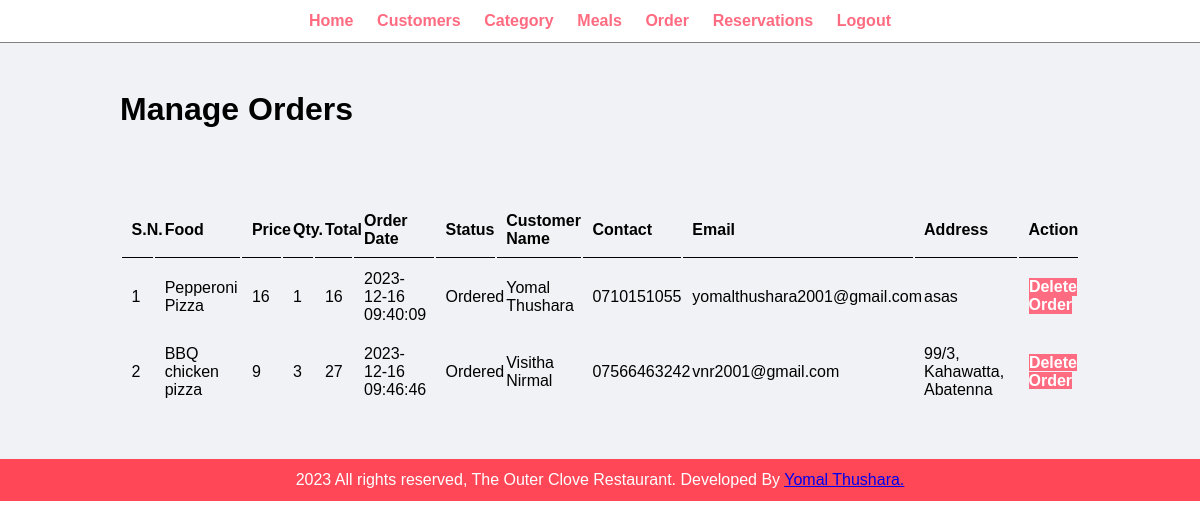
The page /Admin/manageOrders.php on the database its author committed.
### tables this page shows
CREATE TABLE `orders` (
  `orderId` int(10) UNSIGNED NOT NULL,
  `orderMeal` varchar(150) NOT NULL,
  `orderPrice` decimal(10,0) NOT NULL,
  `orderQty` int(11) NOT NULL,
  `orderTotal` decimal(10,0) NOT NULL,
  `orderDate` datetime NOT NULL,
  `orderStatus` varchar(50) NOT NULL,
  `costomerName` varchar(150) NOT NULL,
  `customerContact` varchar(20) NOT NULL,
  `customerEmail` varchar(150) NOT NULL,
  `customerAddress` varchar(255) NOT NULL
);

### Admin/manageOrders.php (the view, shortened to what this page needs)
<?php
    include './others/menu.php';
?>
<div class="main-content">
    <div class="wrapper">
        <h1>Manage Orders</h1>
        <br /> <br />
        <br><br>
        <table class="tbl-full">
            <tr>
                <th>S.N.</th>
                <th>Food</th>
                <th>Price</th>
                <th>Qty.</th>
                <th>Total</th>
                <th>Order Date</th>
                <th>Status</th>
                <th>Customer Name</th>
                <th>Contact</th>
                <th>Email</th>
                <th>Address</th>
                <th>Action</th>
            </tr>
            <?php
                $sql = "SELECT * FROM orders";
                $res = mysqli_query($conn, $sql);
                $count = mysqli_num_rows($res);
                $sn = 1;
                if($count > 0){
                    while($row = mysqli_fetch_assoc($res)){
                        $food = $row['orderMeal'];
                        $price = $row['orderPrice'];
                        $qty = $row['orderQty'];
                        $total = $row['orderTotal'];
                        $order_date = $row['orderDate'];
                        $status = $row['orderStatus'];
                        $customer_name = $row['costomerName'];
                        $customer_contact = $row['customerContact'];
                        $customer_email = $row['customerEmail'];
                        $customer_address = $row['customerAddress'];
                        ?>
                            <tr>
                                <td><?php echo $sn++; ?></td>
                                <td><?php echo $food; ?></td>
                                <td><?php echo $price; ?></td>
                                <td><?php echo $qty; ?></td>
                                <td><?php echo $total; ?></td>
                                <td><?php echo $order_date; ?></td>
                                <td>
                                    <?php
                                        if($status=="Ordered"){
                                            echo "<label>$status</label>";
                                        }
                                        elseif($status=="Delivery"){
                                            echo "<label style='color: orange'>$status</label>";
                                        }
                                        elseif($status=="Delivered "){
                                            echo "<label style='color: green'>$status</label>";
                                        }
                                        elseif($status=="Cancelled "){
                                            echo "<label style='color: red'>$status</label>";
                                        }
                                    ?>
                                </td>
                                <td><?php echo $customer_name; ?></td>
                                <td><?php echo $customer_contact; ?></td>
                                <td><?php echo $customer_email; ?></td>
                                <td><?php echo $customer_address; ?></td>
                                <td>
                                    <a href="#" class="btn-danger">Delete Order</a>
                                </td>
                            </tr>
                        <?php
                    }
                }
                else{
                    echo "<tr><td colspan='12' class='error'>Orders not Available.</td></tr>";
                }
            ?>
        </table>
    </div>
</div>
<?php
    include './others/footer.php';
?>

### Admin/css/AdminHome.css (style rules this page uses)
* { margin: 0 0; padding: 0 0; font-family: Arial, Helvetica, sans-serif; }
.wrapper { padding: 1%; width: 80%; margin: 0 auto; }
.tbl-full { width: 100%; }
table tr th { border-bottom: 1px solid black; padding: 1%; text-align: left; }
table tr td { padding: 1%; }
.btn-danger { background-color: #ff6b81; padding: 1%; color: white; text-decoration: none; font-weight: bold; }
.main-content { background-color: #f1f2f6; padding: 3% 0; }

### rows shown on the page
orders: orderMeal "Pepperoni Pizza", orderPrice "16", orderQty "1", orderTotal "16", orderDate "2023-12-16 09:40:09", orderStatus "Ordered", costomerName "Yomal Thushara", customerContact "0710151055", customerEmail "yomalthushara2001@gmail.com", customerAddress "asas"
orders: orderMeal "BBQ chicken pizza", orderPrice "9", orderQty "3", orderTotal "27", orderDate "2023-12-16 09:46:46", orderStatus "Ordered", costomerName "Visitha Nirmal", customerContact "07566463242", customerEmail "vnr2001@gmail.com", customerAddress "99/3, Kahawatta, Abatenna"
